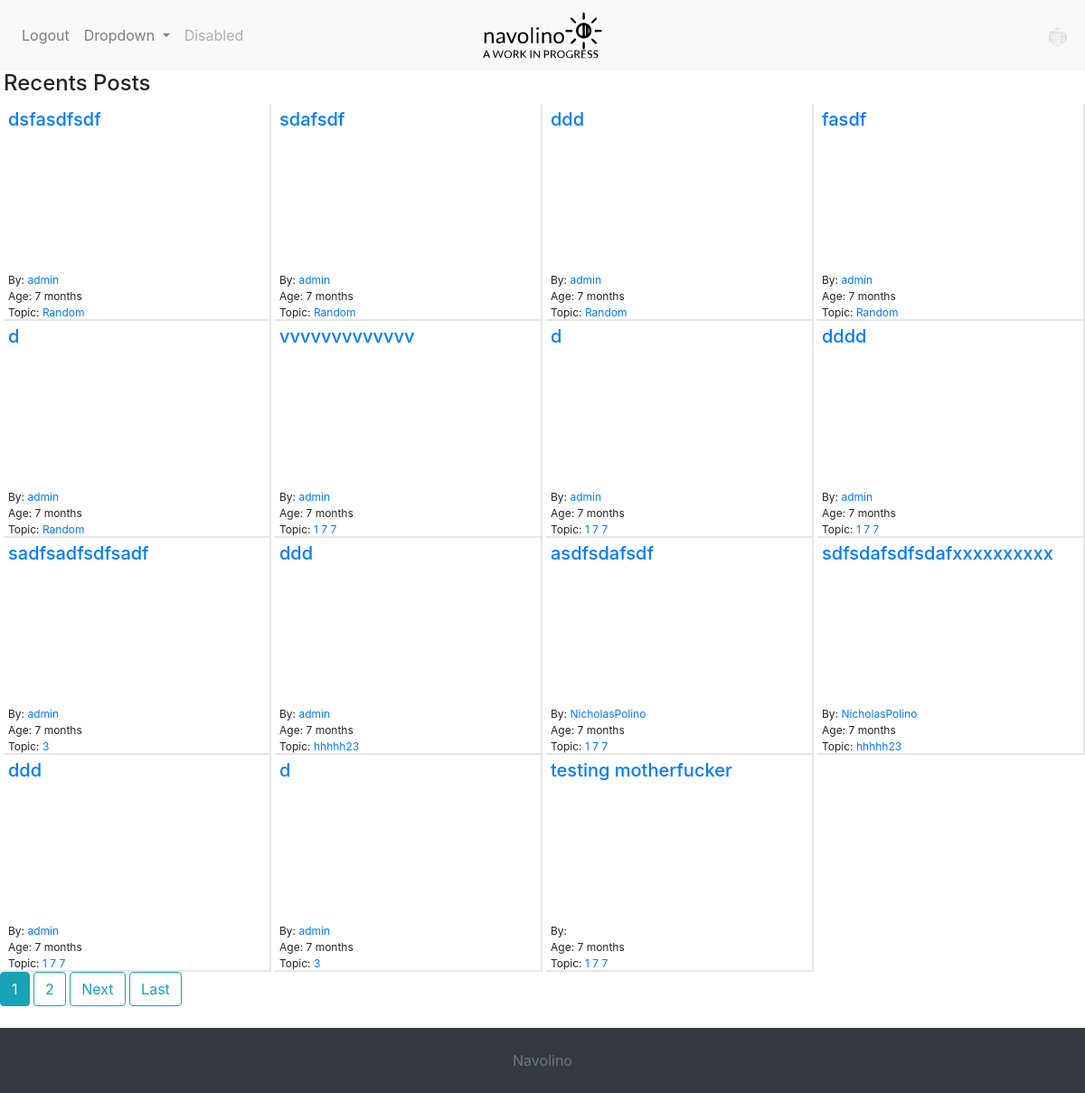
Screenshot of / (signed in) with the database file from the repository.
### project/apps/users/models.py (models this page shows)
class User(AbstractUser):
	is_active = models.BooleanField(_('active'), default=True)
	email = models.EmailField(_('email address'), unique=True)
	USERNAME_FIELD = 'email'
	REQUIRED_FIELDS = ['username']
	image = models.ImageField(default=variables.random_image,
		upload_to='profile_pics')
	bio = models.CharField(max_length=variables.MAX_BIO_LENGTH, blank=True,
		null =True)
	joined = models.DateTimeField(default = timezone.now)
	objects = CustomUserManager()

### project/apps/blog/models.py (models this page shows, shortened)
class Post(models.Model):
	title = models.CharField(max_length = settings.MAX_TITLE_LENGTH)
	content = MarkdownxField()
	date_posted = models.DateTimeField(default = timezone.now)
	author = models.ForeignKey(settings.AUTH_USER_MODEL, on_delete= models.CASCADE,
		null=True, blank=True)
	category = TreeForeignKey('categories.Category', on_delete=models.SET_DEFAULT,
		default=Category.get_default_pk)
	slug = models.SlugField(max_length=settings.MAX_TITLE_LENGTH, null=True,
    blank=True,)

### project/apps/categories/models.py (models this page shows, shortened)
class Category(MPTTModel):
  name = models.CharField(max_length=variables.MAX_CATEGORY_LENGTH, unique=True,)
  parent = TreeForeignKey('self', on_delete=models.CASCADE, null=True,
    blank=True, related_name='children',)
  slug = models.SlugField(max_length=variables.MAX_CATEGORY_LENGTH, null=True,
    blank=True,)
  description = models.TextField(max_length=settings.MAX_DESCRIPTION_LENGTH,
  	null=True, blank=True,)
  url = models.CharField(max_length=255, blank=True)
  class MPTTMeta:
    order_insertion_by = ['name']
  class Meta:
    verbose_name_plural = 'Categories'
  def __str__(self):
    return self.name

### project/apps/blog/views.py (the view)
# urls.py: path('', PostListView.as_view(), name='blog-base'),
class PostListView(ListView):
	model = Post
	template_name = 'blog/blog_base.html'
	context_object_name = 'posts'
	ordering = ['-date_posted']
	paginate_by = 15

### project/apps/blog/templatetags/blog.py (called while the page is built)
@register.filter
@stringfilter
def upto(value, delimiter=None):
    return value.split(delimiter)[0]

@register.filter
def markdown(value):
        return markdownify(value)

### project/processors.py (called while the page is built)
def all_categories(request):
	return {'all_categories': Category.objects.all()}

### project/apps/blog/templates/blog/blog_base.html (shortened to what this page needs)
{% extends "base.html" %}
{% block head %}
{{ block.super }}
<link rel="stylesheet" type="text/css" href="{%static 'blog/css/main.css'%}">
{% endblock head %}
{% block content %}
{% include 'blog/_posts.html' %}
{% endblock content %}

### project/templates/_navigation.html (shortened to what this page needs)
<nav class="navbar navbar-expand-lg navbar-light bg-light">
  <a class="navbar-brand" href="{% url 'blog-base' %}"><img src="{%static 'images/navolino.svg'%}" alt="Navolino"></a>
  <div class="collapse navbar-collapse fast_transition" id="navbarSupportedContent">
    <ul class="navbar-nav mr-auto">
      <li class="nav-item">
        <a class="nav-link"href="{%url 'logout'%}">Logout</a>
      </li>
      <li class="nav-item dropdown js_must">
        <a class="nav-link dropdown-toggle" href="#" id="navbarDropdown" role="button" data-toggle="dropdown" aria-haspopup="true" aria-expanded="false">
          Dropdown
        </a>
      </li>
      <li class="nav-item">
        <a class="nav-link disabled" href="#">Disabled</a>
      </li>
    </ul>
  </div>
{% if user.is_authenticated %}
<div tabindex=0 class="popover__wrapper">
    <img class="nav_img rounded-circle nav_popover" src="{{user.image.url}}" alt="Profile">
  </div>
{% endif %}
</nav>

### project/apps/blog/templates/blog/_posts.html (shortened to what this page needs)
{% load blog %}
{% load bleach_tags %}
<h4 class="ml-1">Recents Posts</h4>
<div class="posts row last_row">
{% for post in posts %}
  <div class="col-sm-6 col-md-4 col-xl-3 post">
  	<div class="inner_post">
	  	<span><h5 class="post_title"> <a href="{%url 'post-detail' post.pk post.slug%}">{{ post.title }}</a></h5></span>
	  	<br>
	  	<div class="post_meta">
	      <span>By: <a href="">{{ post.author.username }}</a></span>
	      <br>
	      <span>Age: {{ post.date_posted|timesince|upto:','}}</span>
	      <br>
	      <span>Topic: <a href="{%url 'category-detail' post.category.url%}">{{post.category}}</a></span>
	    </div>
  	</div>
  </div>
{%endfor%}
</div>
	{%if is_paginated%}
		{%for num in page_obj.paginator.page_range%}
			{%if page_obj.number == num%}
			<a class = "btn btn-info mb-4"href="?page={{num}}">{{num}}</a>
			{%elif num > page_obj.number|add:'-3' and num < page_obj.number|add:'3'%}
			<a class = "btn btn-outline-info mb-4"href="?page={{num}}">{{num}}</a>
			{%endif%}
		{%endfor%}
		{%if page_obj.has_next%}
			<a class = "btn btn-outline-info mb-4"href="?page={{page_obj.next_page_number}}">Next</a>
			<a class = "btn btn-outline-info mb-4"href="?page={{page_obj.paginator.num_pages}}">Last</a>
		{%endif%}
	{%endif%}

### project/static/css/main.css (style rules this page uses)
body { background-color: white; }
.fast_transition { -webkit-transition: height 0.01s; -moz-transition: height 0.01s; -ms-transition: height 0.01s; -o-transition: height 0.01s; transition: height 0.01s; }

### project/static/css/navigation.css (style rules this page uses)
.navbar { height:78px; }
.navbar-brand { position: absolute; left: 50%; transform:translateX(-50%); display: block; }
.nav_img { height:1em; width:1em; }
.popover__wrapper { position: absolute; left: 100%; transform:translateX(-200%); display: block; z-index: 1000; }
.nav_popover { font-size:1.25em; }

### project/apps/blog/static/blog/css/main.css (style rules this page uses)
.posts { width:100%; margin-right:auto; margin-left:auto; display:flex }
.post { border: none; padding:0; }
.inner_post { flex:1; background-color:white; padding: 5px; border:solid #e6e6e6; border-width:2px 0 2px 0; }
.post_title, .post_content { word-wrap:anywhere; }
.post_meta { bottom:0; font-size:.75em; }
@media only screen and (min-width: 576px) { .post { padding-left:.25em; } }
@media only screen and (min-width: 576px) { .inner_post { height:15em; border-width:0px 2px 2px 0; } }
@media only screen and (min-width: 576px) { .post_meta { position:absolute; } }

### rows the page displays
User: image (picture)
Post: title "dsfasdfsdf", author.username "admin", date_posted|upto "7 months", category "Random"
Post: title "sdafsdf", author.username "admin", date_posted|upto "7 months", category "Random"
Post: title "ddd", author.username "admin", date_posted|upto "7 months", category "Random"
Post: title "fasdf", author.username "admin", date_posted|upto "7 months", category "Random"
Post: title "d", author.username "admin", date_posted|upto "7 months", category "Random"
Post: title "vvvvvvvvvvvvv", author.username "admin", date_posted|upto "7 months", category "1 7 7"
Post: title "d", author.username "admin", date_posted|upto "7 months", category "1 7 7"
Post: title "dddd", author.username "admin", date_posted|upto "7 months", category "1 7 7"
Post: title "sadfsadfsdfsadf", author.username "admin", date_posted|upto "7 months", category "3"
Post: title "ddd", author.username "admin", date_posted|upto "7 months", category "hhhhh23"
Post: title "asdfsdafsdf", author.username "NicholasPolino", date_posted|upto "7 months", category "1 7 7"
Post: title "sdfsdafsdfsdafxxxxxxxxxx", author.username "NicholasPolino", date_posted|upto "7 months", category "hhhhh23"
Post: title "ddd", author.username "admin", date_posted|upto "7 months", category "1 7 7"
Post: title "d", author.username "admin", date_posted|upto "7 months", category "3"
Post: title "testing motherfucker", date_posted|upto "7 months", category "1 7 7"

### other values shown
{{ num }} "1"
{{ num }} "2"
